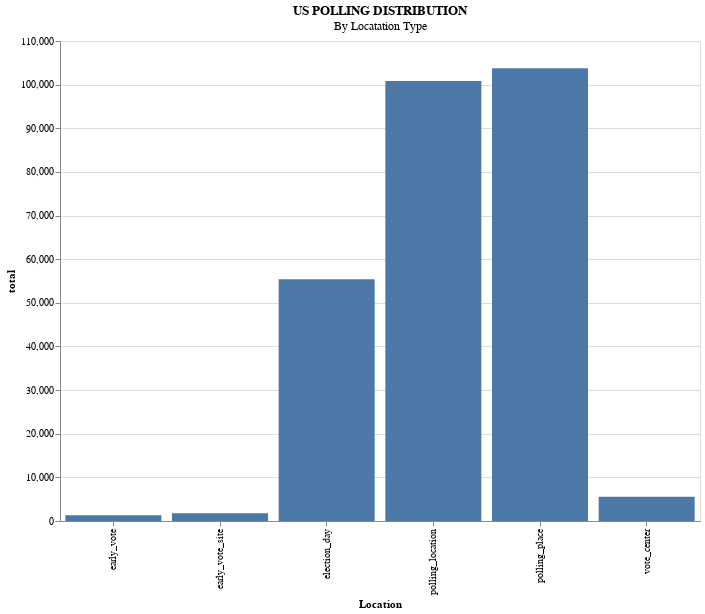

Source (notebook cell):
### Code cell
chart = (
    alt.Chart(
        byloc.to_pandas(),
        title=alt.Title(
       "US POLLING DISTRIBUTION",
       subtitle="By Locatation Type"))
    .mark_bar()
    .encode(
        alt.X("location").axis(title="Location"),
        y="total",
        tooltip=["location", "total"],
    )
    .properties(width=width, height=height)
    .interactive()
)
chart

### Figure 1 — Vega-Lite specification as saved in the notebook (floating-point values rounded to 4 significant figures)
{"config": {"view": {"continuousWidth": 300, "continuousHeight": 300}}, "data": {"name": "data-5b65669b4df384367da07bed31d212a6"}, "mark": {"type": "bar"}, "encoding": {"tooltip": [{"field": "location", "type": "nominal"}, {"field": "total", "type": "quantitative"}], "x": {"axis": {"title": "Location"}, "field": "location", "type": "nominal"}, "y": {"field": "total", "type": "quantitative"}}, "height": 480, "params": [{"name": "param_3", "select": {"type": "interval", "encodings": ["x", "y"]}, "bind": "scales"}], "title": {"text": "US POLLING DISTRIBUTION", "subtitle": "By Locatation Type"}, "width": 640, "$schema": "https://vega.github.io/schema/vega-lite/v5.16.3.json", "datasets": {"data-5b65669b4df384367da07bed31d212a6": [{"location": "early_vote", "total": 1291}, {"location": "early_vote_site", "total": 1778}, {"location": "vote_center", "total": 5566}, {"location": "election_day", "total": 55410}, {"location": "polling_location", "total": 100833}, {"location": "polling_place", "total": 103737}]}}
